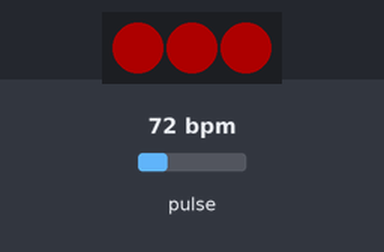
The sketch below on a simulated Arduino Uno, built with avr-gcc and run on an emulated ATmega328P. Parts: 3 RGB LEDs in strip order, left to right. The test bench sets the inputs (shaded band); at power-on: pulse 72 bpm. Dim RGB values are drawn brighter than linear; what the sketch prints to the serial monitor is not drawn.

Above: at 1.4 s.
1.5 s: pulse set to 77 bpm
3.0 s: pulse set to 81 bpm
At 4.0 s:
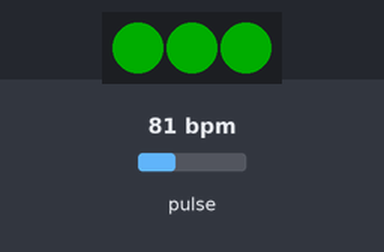
4.8 s: pulse set to 137 bpm
7.8 s: pulse set to 141 bpm
At 9.4 s:
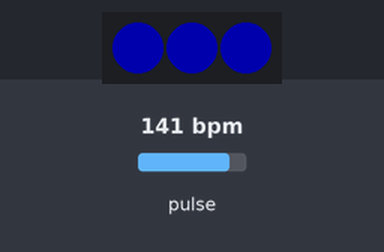
9.9 s: pulse set to 42 bpm
At 11.03 s:
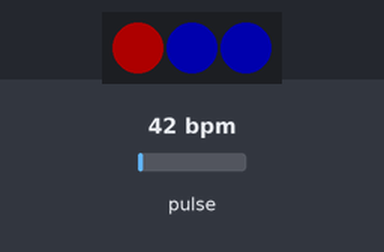
12.6 s: pulse set to 100 bpm
At 13.08 s:
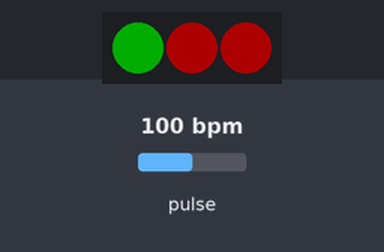
Timing chart, 0 to 15.6 s (numbered marks = the images above; inputs shaded):
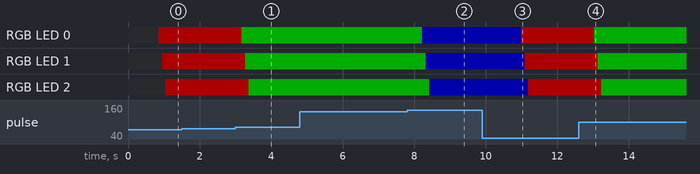

The sketch:

testing.ino
```cpp
/*  Wellesley College CS320 Tangible User Interface
 *  Authors: Lisa Orii, Jessica Flores, Valeria Yang, Anaina Malik
 *  Date: December 7, 2020
 *
--------Use This Sketch To------------------------------------------
1) Displays user's live and changing BPM, Beats Per Minute, in Arduino's native Serial Monitor.
2) Change the Neopixel colors to correspond to the BPM.
--------------------------------------------------------------------*/

#define USE_ARDUINO_INTERRUPTS true    // Set-up low-level interrupts for most acurate BPM math
#define LED_PIN    6                    // Pin on the Flora connected to the Neopixels
#define LED_COUNT 3                   // Number of NeoPixels are attached to the Flora
#include <PulseSensorPlayground.h>     // Includes the PulseSensorPlayground Library
#include <Adafruit_NeoPixel.h>      //Includes the Adafruit_NeoPixel Library

//  Variables
const int PulseWire = 10;       // PulseSensor PURPLE WIRE connected to PIN 10 on Florath
const int age = 20;            //Initialize age for maxBPM calculation. Default set to 20.
const int maxBPM = 220 - age;  //Calculate maxBPM by subtracting age from 220

PulseSensorPlayground pulseSensor;  // Creates an instance of the PulseSensorPlayground object called "pulseSensor"

Adafruit_NeoPixel strip(LED_COUNT, LED_PIN, NEO_GRB + NEO_KHZ800);

void setup() {

  Serial.begin(9600);          // For Serial Monitor

  // Configure the PulseSensor object, by assigning our variables to it.
  pulseSensor.analogInput(PulseWire);

  // Double-check the "pulseSensor" object was created and "began" seeing a signal.
   if (pulseSensor.begin()) {
    Serial.println("We created a pulseSensor Object !");  //This prints one time at Arduino power-up,  or on Arduino reset.
  }

  strip.begin();           // INITIALIZE NeoPixel strip object (REQUIRED)
  strip.show();            // Turn OFF all pixels ASAP
  strip.setBrightness(50); // Set BRIGHTNESS to about 1/5 (max = 255)
}


void loop() {

 int myBPM = pulseSensor.getBeatsPerMinute();  // Calls function on our pulseSensor object that returns BPM as an "int".
                                               // "myBPM" hold this BPM value now.

if (pulseSensor.sawStartOfBeat()) {            // Constantly test to see if "a beat happened".
 Serial.println("♥  A HeartBeat Happened ! "); // If test is "true", print a message "a heartbeat happened".
 Serial.print("BPM: ");                        // Print phrase "BPM: "
 Serial.println(myBPM);                        // Print the value inside of myBPM.

 if (myBPM > maxBPM) { //very high BPM
  colorWipe(strip.Color(255,   255,   255), 100); // White
 }

 else if (140 <= myBPM  && myBPM <= maxBPM) { //high BPM
  colorWipe(strip.Color(0,   0,   255), 100); // Blue has the effect to calm people down
 }

 else if (80 <= myBPM && myBPM  < 140) { //regular BPM
  colorWipe(strip.Color(0,   255,   0), 100); // Green for regular BPM
 }

 else { //low BPM
  colorWipe(strip.Color(255,   0,   0), 100); // Red has the effect to excite people
 }

}

  delay(20);    // considered best practice in a simple sketch.

}

/*
 * Assings and displays a designated color for each NeoPixel.
*/
void colorWipe(uint32_t color, int wait) {
  for(int i=0; i<strip.numPixels(); i++) { // For each pixel in strip...
    strip.setPixelColor(i, color);         //  Set pixel's color (in RAM)
    strip.show();                          //  Send updated pixel colors to the hardware
    delay(wait);                           //  Pause for a moment
  }
}
```

Measured:
- the behaviour switches between 79 and 80 bpm on pulse (found by bisection; images 0 and 1)
- the behaviour switches between 139 and 140 bpm on pulse (found by bisection; images 1 and 2)
- after the input at 1.5 s, every drawn part: stays the same
- after the input at 3.0 s, RGB LED 0: RGB(50, 0, 0) → RGB(0, 50, 0) after 0.18 s; RGB LED 1: RGB(50, 0, 0) → RGB(0, 50, 0) after 0.28 s; RGB LED 2: RGB(50, 0, 0) → RGB(0, 50, 0) after 0.38 s
- after the input at 4.8 s, every drawn part: stays the same
- after the input at 7.8 s, RGB LED 0: RGB(0, 50, 0) → RGB(0, 0, 50) after 0.42 s; RGB LED 1: RGB(0, 50, 0) → RGB(0, 0, 50) after 0.52 s; RGB LED 2: RGB(0, 50, 0) → RGB(0, 0, 50) after 0.62 s
- after the input at 9.9 s, RGB LED 0: RGB(0, 0, 50) → RGB(50, 0, 0) after 1.1 s; RGB LED 1: RGB(0, 0, 50) → RGB(50, 0, 0) after 1.2 s; RGB LED 2: RGB(0, 0, 50) → RGB(50, 0, 0) after 1.3 s
- after the input at 12.6 s, RGB LED 0: RGB(50, 0, 0) → RGB(0, 50, 0) after 0.43 s; RGB LED 1: RGB(50, 0, 0) → RGB(0, 50, 0) after 0.53 s; RGB LED 2: RGB(50, 0, 0) → RGB(0, 50, 0) after 0.63 s
